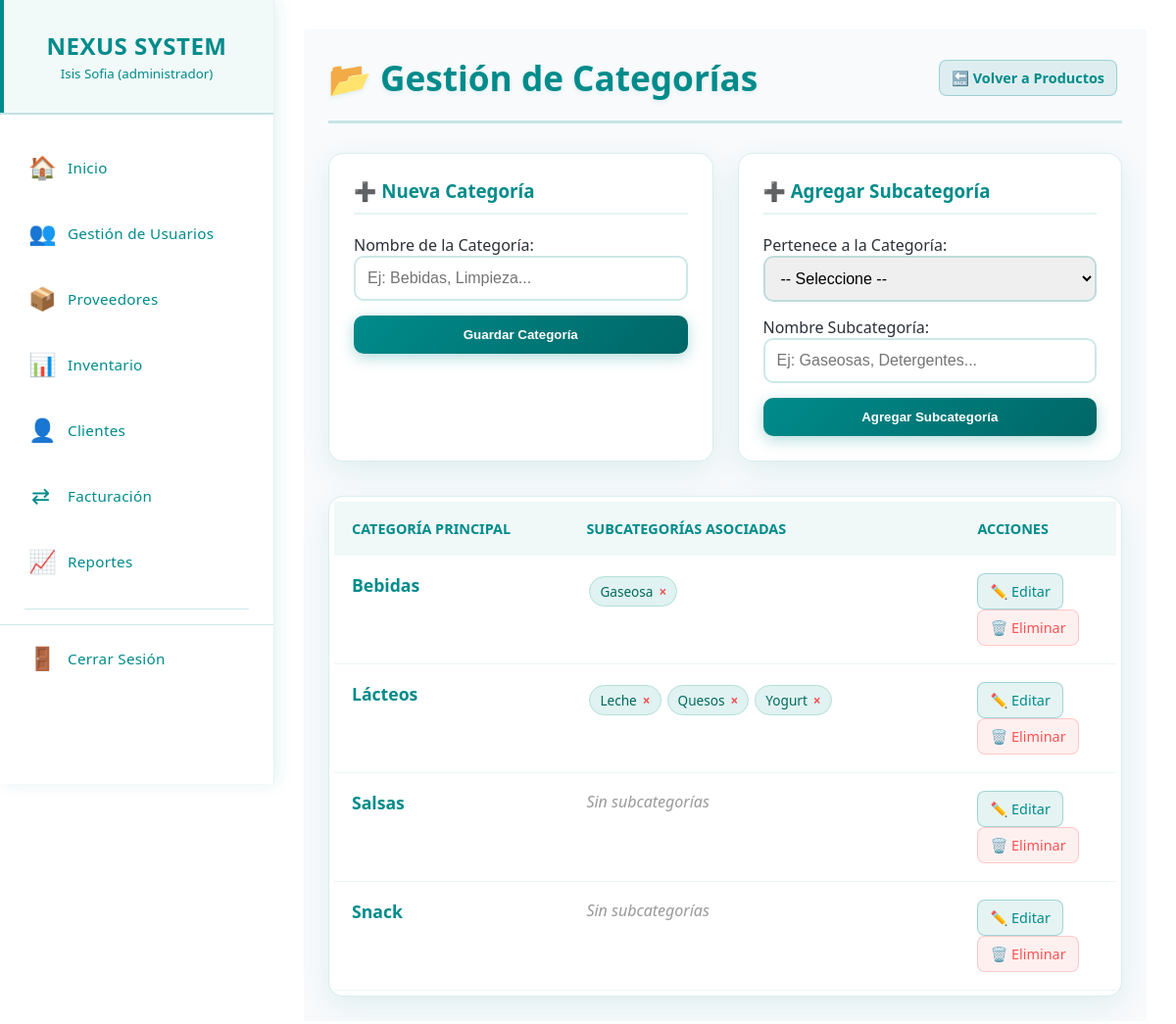
Before: /categorias.php (signed in) with the older database file.
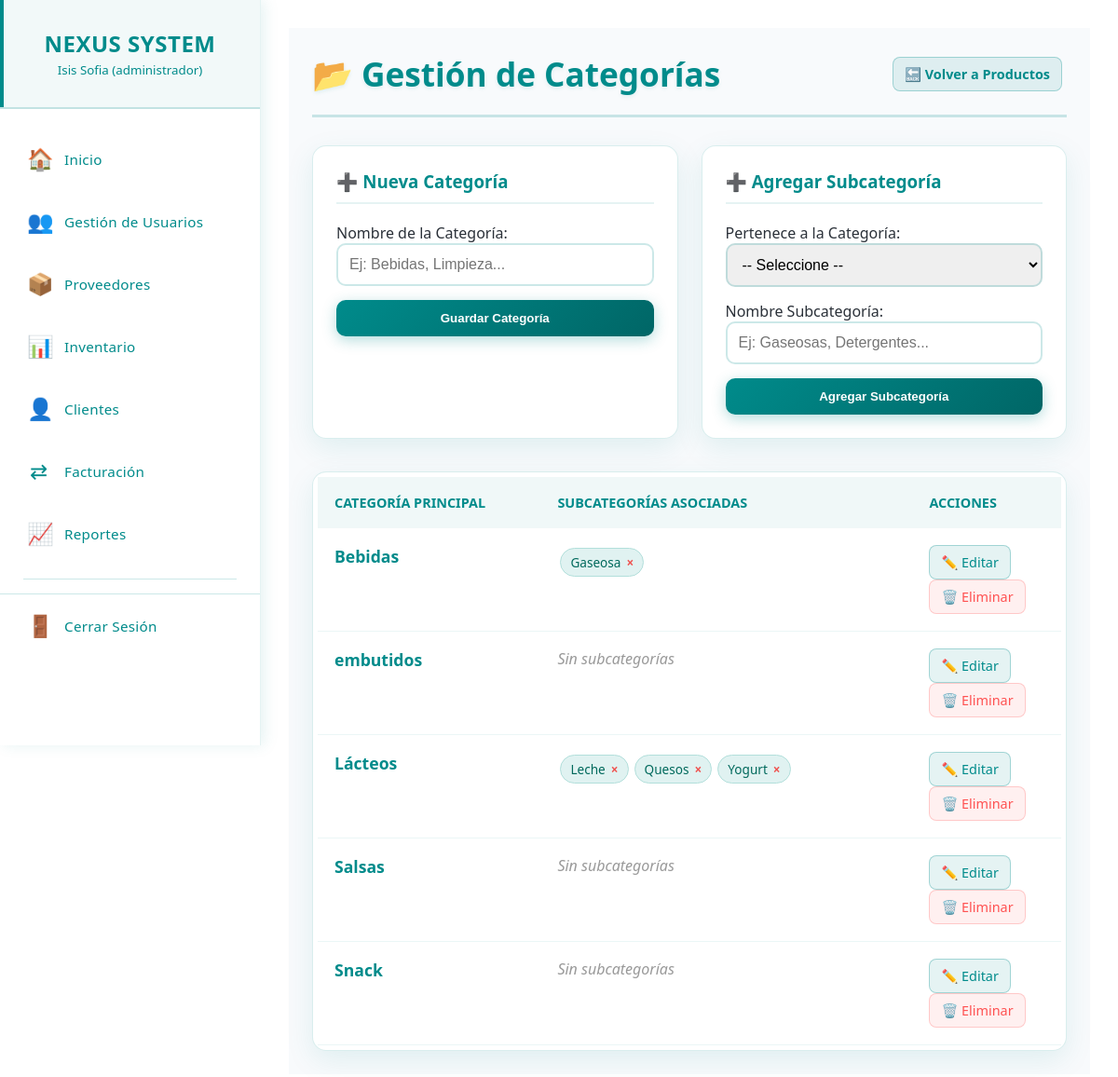
After: the same page with the newer database file.
### tables this page shows
CREATE TABLE `categoria_prod` (
  `id` int(11) NOT NULL,
  `nombre_categoria` varchar(50) NOT NULL,
  `estado` enum('active','inactive') DEFAULT 'active',
  `created_at` timestamp NOT NULL DEFAULT current_timestamp()
);

### categorias.php (the view, shortened to what the changed rows need)
<?php
require_once 'menu.php';
$sql_tabla = "
    SELECT c.id, c.nombre_categoria,
           GROUP_CONCAT(CONCAT(s.id, ':', s.nombre_subcategoria) ORDER BY s.nombre_subcategoria SEPARATOR '||') as subcategorias_raw
    FROM categoria_prod c
    LEFT JOIN subcategorias s ON c.id = s.categoria_id AND s.estado = 'active'
    WHERE c.estado = 'active'
    GROUP BY c.id
    ORDER BY c.nombre_categoria";
$tabla_result = $pdo->query($sql_tabla)->fetchAll(PDO::FETCH_ASSOC);
?>
<!DOCTYPE html>
<html lang="es">
<head>
    <link rel="stylesheet" href="css/categorias.css">
    <link rel="stylesheet" href="https://cdnjs.cloudflare.com/ajax/libs/font-awesome/6.0.0/css/all.min.css">
</head>
<body>
    <main class="main-content">
        <div class="content-wrapper">
            <div class="table-container">
                <table>
                    <thead>
                        <tr>
                            <th width="30%">Categoría Principal</th>
                            <th width="50%">Subcategorías Asociadas</th>
                            <th width="20%">Acciones</th>
                        </tr>
                    </thead>
                    <tbody>
                        <?php if (count($tabla_result) > 0): ?>
                            <?php foreach($tabla_result as $row): ?>
                                <tr>
                                    <td>
                                        <strong style="color: #008B8B; font-size: 1.1em;">
                                            <?php echo htmlspecialchars($row['nombre_categoria']); ?>
                                        </strong>
                                    </td>
                                    <td>
                                        <?php
                                        if (!empty($row['subcategorias_raw'])) {
                                            $subs = explode('||', $row['subcategorias_raw']);
                                            foreach($subs as $sub_string) {
                                                list($sub_id, $sub_nombre) = explode(':', $sub_string);
                                                echo '<span class="subcat-badge">';
                                                echo htmlspecialchars($sub_nombre);
                                                echo '<a href="categorias.php?accion=eliminar_sub&id='.$sub_id.'" class="btn-del-sub" onclick="return confirm(\'¿Eliminar subcategoría?\')" title="Eliminar">×</a>';
                                                echo '</span>';
                                            }
                                        } else {
                                            echo '<span style="color: #999; font-style: italic;">Sin subcategorías</span>';
                                        }
                                        ?>
                                    </td>
                                    <td>
                                        <a href="categorias.php?accion=editar_cat&id=<?php echo $row['id']; ?>" class="btn-action btn-editar">
                                            ✏️ Editar
                                        </a>
                                        <a href="categorias.php?accion=eliminar_cat&id=<?php echo $row['id']; ?>"
                                           class="btn-action btn-eliminar"
                                           onclick="return confirm('¿Seguro que deseas eliminar la categoría <?php echo $row['nombre_categoria']; ?>? Esto podría ocultar sus subcategorías.')">
                                            🗑️ Eliminar
                                        </a>
                                    </td>
                                </tr>
                            <?php endforeach; ?>
                        <?php else: ?>
                            <tr>
                                <td colspan="3" style="text-align: center; padding: 30px;">No hay categorías registradas.</td>
                            </tr>
                        <?php endif; ?>
                    </tbody>
                </table>
            </div>
        </div>
    </main>
</body>
</html>

Changed rows visible on the page:
added categoria_prod: nombre_categoria "embutidos", shows "Sin subcategorías"
